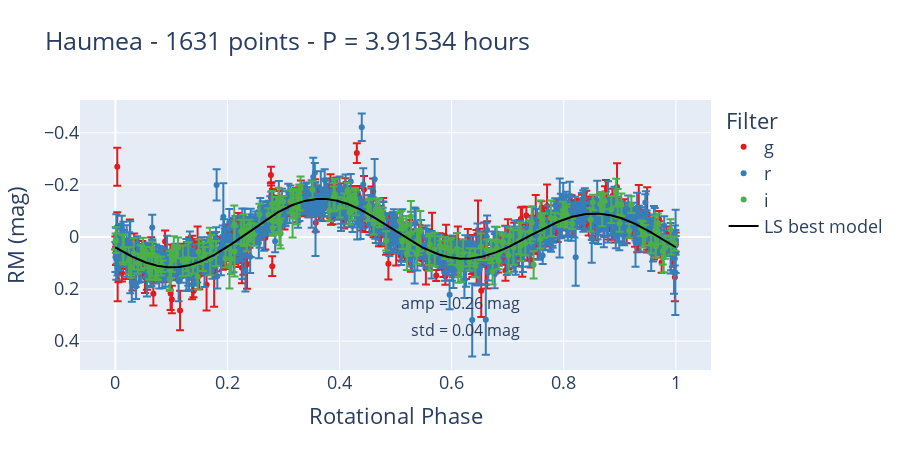

Here is the notebook cell this chart was saved with:
### Code cell
# Plotting an interactive figure of the folded data
rotational_analysis = rotational_analysis[1]
model_params = rotational_analysis.compute_phased_model(JD = np.array(rotational_analysis.table['jd_lt_corr']), 
                                                        mag = np.array(rotational_analysis.table['phase_corrected_mag']),
                                                        best_freq = rotational_analysis.best_freq ,
                                                        epoch0=2458202.5695942747 # 2018-03-25 01:40:13 first valid data point
                                                       )
            
df = plots.folded_lightcurve(asteroid=body.name,
                                table = rotational_analysis.table,
                                filter_codes=np.array(rotational_analysis.table['filter_code']),
                                JD=np.array(rotational_analysis.table['jd_lt_corr']),  
                                model_params=model_params, 
                                corrected_mag=np.array(rotational_analysis.table['phase_corrected_mag']),
                                mag_err=np.array(rotational_analysis.table['mag_cal_err']),
                                best_freq = rotational_analysis.best_freq, 
                                save_path=string+'_lightcurve_folded.jpg', 
                                epoch_zero = 2458202.5695942747, # 2018-03-25 01:40:13 first valid data point
                                show_fig=True)

### Figure 1 — Plotly figure (JSON) as saved in the notebook; plotly's stock layout.template omitted (floating-point values rounded to 4 significant figures; data arrays with more than 128 entries replaced by an {"elided": "..."} marker saying what was removed)
{"data": [{"error_y": {"array": {"elided": "588 float values"}, "visible": true}, "marker": {"color": "rgb(228,26,28)", "size": 6}, "mode": "markers", "name": "g", "type": "scatter", "x": {"elided": "588 float values"}, "y": {"elided": "588 float values"}}, {"error_y": {"array": {"elided": "851 float values"}, "visible": true}, "marker": {"color": "rgb(55,126,184)", "size": 6}, "mode": "markers", "name": "r", "type": "scatter", "x": {"elided": "851 float values"}, "y": {"elided": "851 float values"}}, {"error_y": {"array": {"elided": "192 float values"}, "visible": true}, "marker": {"color": "rgb(77,175,74)", "size": 6}, "mode": "markers", "name": "i", "type": "scatter", "x": {"elided": "192 float values"}, "y": {"elided": "192 float values"}}, {"line": {"color": "black", "width": 2}, "mode": "lines", "name": "LS best model", "type": "scatter", "x": {"elided": "1631 float values"}, "y": {"elided": "1631 float values"}}], "layout": {"annotations": [{"font": {"size": 16}, "showarrow": false, "text": "std = 0.04 mag", "x": 0.7, "xref": "paper", "y": 0.1, "yref": "paper"}, {"font": {"size": 16}, "showarrow": false, "text": "amp = 0.26 mag", "x": 0.7, "xref": "paper", "y": 0.2, "yref": "paper"}], "font": {"size": 18}, "height": 450, "legend": {"title": {"text": "Filter"}}, "title": {"text": "Haumea - 1631 points - P = 3.91534 hours"}, "width": 900, "xaxis": {"title": {"text": "Rotational Phase"}}, "yaxis": {"autorange": "reversed", "title": {"text": "RM (mag)"}}}}
